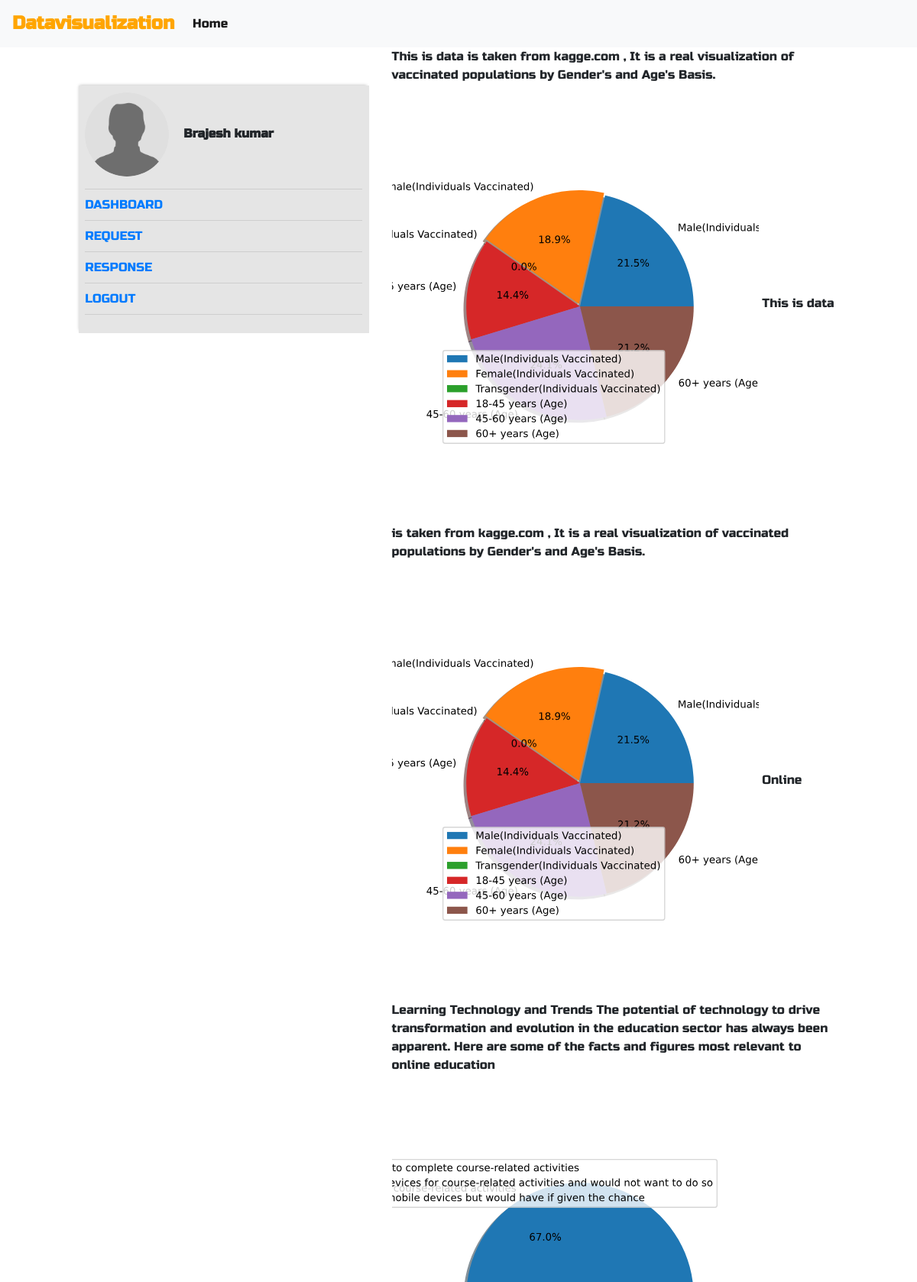
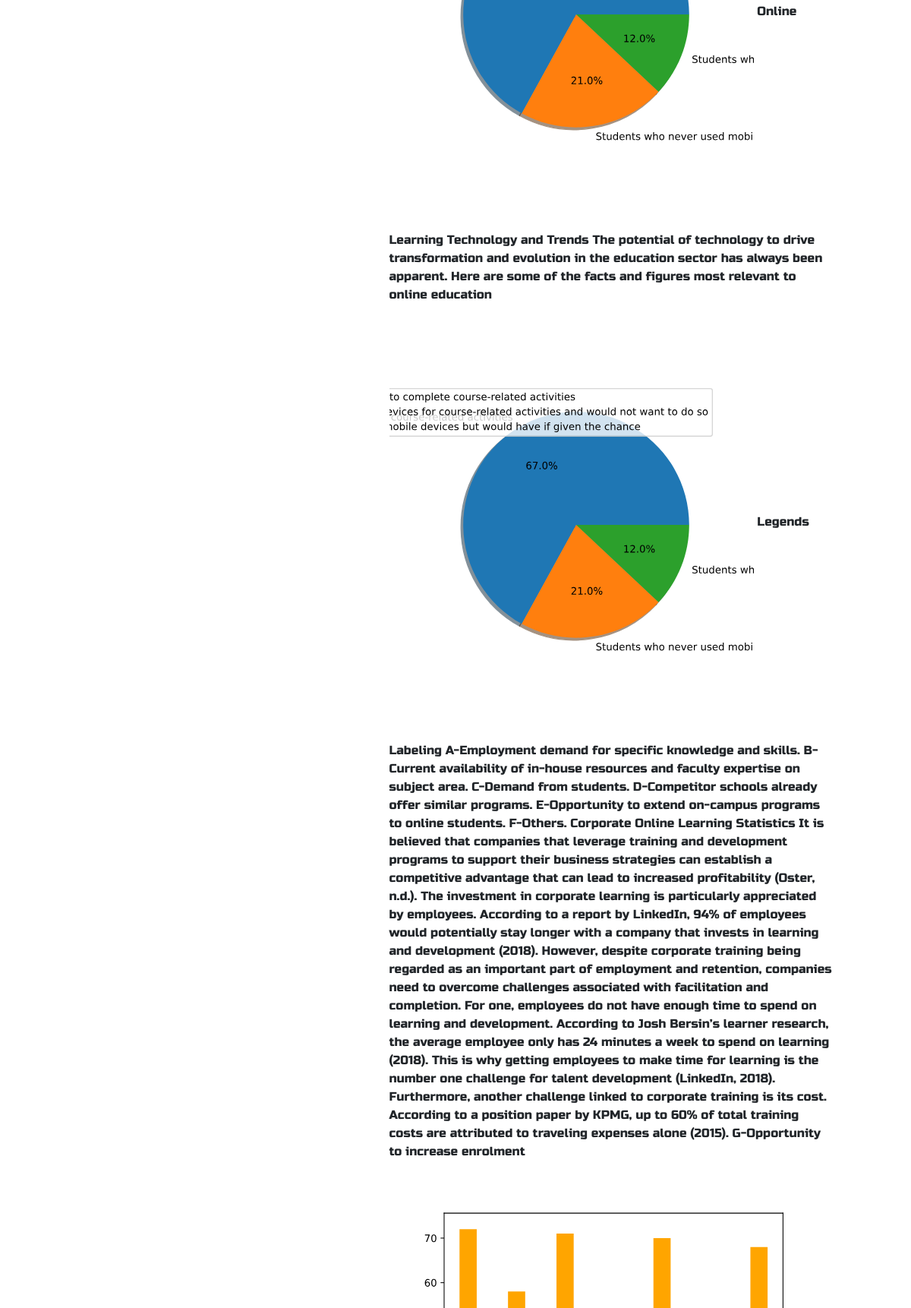
Screenshot of /profile/ (signed in, upper part) with the database file from the repository (2 pictures, top to bottom).
### Admincontrol/models.py (models this page shows)
class VisualizedData(models.Model):
	cate = models.CharField(max_length=1000)
	title = models.CharField(max_length=10000)
	des = models.TextField(max_length=1000000)
	figure = models.TextField(max_length=1000000)

### home/views.py (the view)
# urls.py: path('profile/',views.profile,name='profile'),
@login_required(login_url='indexHome')
def profile(request):
	vd = VisualizedData.objects.all()
	return render(request,'home/profile.html',{"vd":vd})

### templates/home/profile.html
{% extends 'home/base.html' %}
{% load static %}
      {%block content%}
           {%for i in vd%}
        {{i.des}}
        <br>
        {{i.figure|safe}}
      {% endfor %}
      {%endblock content%}

### templates/home/base.html (shortened to what this page needs)
{% load static %}
<!DOCTYPE html>
<html>
<head>
  <link rel="stylesheet" type="text/css" href="https://stackpath.bootstrapcdn.com/bootstrap/4.5.2/css/bootstrap.min.css">
  <link rel="stylesheet" type="text/css" href="https://stackpath.bootstrapcdn.com/font-awesome/4.7.0/css/font-awesome.min.css">
  <link rel="stylesheet" type="text/css" href="{% static 'home/css/main.css' %}">
</head>
<body>
  <header>
  <nav class="navbar navbar-expand-lg navbar-light bg-light">
  <a class="navbar-brand" href="#"><span style="color: orange;font-weight: bold;font-size: 1.202em;">Datavisualization</span></a>
  <div class="collapse navbar-collapse pull-right" id="navbarSupportedContent">
    <ul class="navbar-nav mr-auto ">
      <li class="nav-item active">
        <a class="nav-link" href="{% url 'indexHome' %}">Home <span class="sr-only">(current)</span></a>
      </li>
    </ul>
  </div>
</nav>
  </header>
  <content>
    <section>
      <div class="row">
        <div class="col-lg-1"></div>
        <div class="col-lg-4">
            <div class="profileSection">
              <ul>
                <li><img src="{% static 'home/images/user.png' %}" style="width: 110px;border-radius: 50%;height: 110px;">
                   {% if user.is_authenticated %}
                      <strong>{{request.user.first_name}}</strong>
                   {%endif%}
                </li>
                 <li><a href="{% url 'profile' %}">Dashboard</a></li>
                <li><a href="{% url 'requestToAdmin' %}">Request</a></li>
                <li><a href="">Response</a></li>
                <li><a href="{% url 'logout' %}">Logout</a></li>
              </ul>
            </div>
        </div>
        <div class="col-lg-6">
          {%block content%}
          {%endblock content%}
          {%for i in vd%}
              <br>
              {{i.figure|safe}}
          {% endfor %}
        </div>
        <div class="col-lg-1"></div>
      </div>
    </section>
  </content>
</body>
</html>

### static/home/css/main.css (style rules this page uses)
body { padding: 0; margin: 0; overflow-x: hidden; font-family: 'Russo One', sans-serif; }
* { padding: 0; margin: 0; }
.profileSection { margin-top: 50px; background:rgba(0,0,0,0.1); box-shadow: -1px -2px 4px -2px rgba(0,0,0,0.3); padding: .54rem; }
.profileSection ul { width: 100%; height: 100%; list-style: none; }
.profileSection ul li { display: block; width: 100%; border-bottom: 1px solid rgba(0,0,0,0.1); line-height: 40px; }
.profileSection ul li a { display: block; text-transform: uppercase; text-decoration: none; }

### rows the page displays
VisualizedData: des "This is data is taken from kagge.com , It is a real visualization of vaccinated populations by Gender's and Age's Basis."
VisualizedData: des "This is data is taken from kagge.com , It is a real visualization of vaccinated populations by Gender's and Age's Basis."
VisualizedData: des "Online Learning Technology and Trends The potential of technology to drive transformation and evolution in the education sector has always been apparent. Here are some of the facts and figures most relevant to online education"
VisualizedData: des "Online Learning Technology and Trends The potential of technology to drive transformation and evolution in the education sector has always been apparent. Here are some of the facts and figures most relevant to online education"
VisualizedData: des "Legends Labeling A-Employment demand for specific knowledge and skills. B-Current availability of in-house resources and faculty expertise on subject area. C-Demand from students. D-Competitor schools already offer similar programs. E-Opportunity to extend on-campus programs to online students. F-Others. Corporate Online Learning Statistics It is believed that companies that leverage training and development programs to support their business strategies can establish a competitive advantage that can lead to increased profitability (Oster, n.d.). The investment in corporate learning is particularly appreciated by employees. According to a report by LinkedIn, 94% of employees would…"

### other values shown
{{ request.user.first_name }} "Brajesh kumar"
